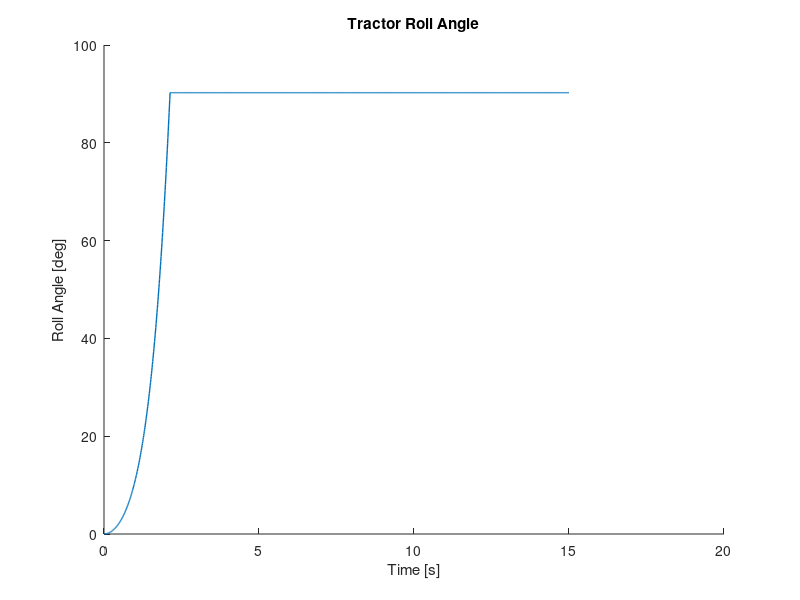

MATLAB code to generate this figure: (Note: this script raises an error after producing the figure.)

% 7/15/21
% S. Krug
% Notes:
%
% 7/15/21 - Initial start
%

clear all
close all
clc

%% Time Series Parameters
sampling_freq_hz = 100; %hz
total_run_time_s =15; % sec
time_s = linspace(0, total_run_time_s, sampling_freq_hz*total_run_time_s)';
%% Inputs
% Aero Calcs
%use allowable windspeed table as inputs for aero calculation?
sim_rollover_angle_deg = 90;
start_roll_rate_dps = 0;
start_roll_angle_deg = 0;

v_mph = 140;
v_mps = v_mph*0.44704;
rho_kgpm3 = 1.225;
TRAC_Cd = 1.5;
TRAC_A_m2 = 15;

TRAC_Fd_N = 0.5*rho_kgpm3*(v_mps^2)*TRAC_Cd*TRAC_A_m2;

%% Mass Properties
g_mps2 = 9.81;
%Tractor
TRAC_height_cg_m = 1.1;
TRAC_mass_kg = 6970;
TRAC_inertia_roll_kgm2 = 37500;
TRAC_trackwidth_m = 2.53;
TRAC_height_cp_m = 1.925;
TRAC_force_drag_N = TRAC_Fd_N;
TRAC_force_weight_N = g_mps2*TRAC_mass_kg;

%% Variables & Inputs
%Tractor
TRAC_d_cg_y_m_i = TRAC_height_cg_m;
TRAC_d_cg_x_m_i = TRAC_trackwidth_m/2;
TRAC_theta_cg_rad_i = atan(TRAC_d_cg_x_m_i/TRAC_d_cg_y_m_i);

TRAC_d_cp_y_m_i = TRAC_height_cp_m;
TRAC_d_cp_x_m_i = TRAC_trackwidth_m/2;
TRAC_theta_cp_rad_i = atan(TRAC_d_cp_x_m_i/TRAC_d_cp_y_m_i);
%Inertias
TRAC_r_cg_m = TRAC_d_cg_x_m_i/(sin(TRAC_theta_cg_rad_i));
TRAC_I_pat_kgm2 = TRAC_inertia_roll_kgm2 + TRAC_mass_kg*TRAC_r_cg_m^2; %use this inertia

%Radii to calculate d_cg_x_m and d_cp_y_m during dynamic motion
TRAC_r_cp_m = TRAC_d_cp_x_m_i/(sin(TRAC_theta_cp_rad_i));
%% Initialize vars
TRAC_tq_nm = zeros(length(time_s),1);
TRAC_d_cg_x_m = zeros(length(time_s),1);
TRAC_d_cp_y_m = zeros(length(time_s),1);
TRAC_alpha_rps2 = zeros(length(time_s),1);

TRAC_theta_cg_rad = zeros(length(time_s),1);
TRAC_theta_cp_rad = zeros(length(time_s),1);
TRAC_theta_cg_rad(1) = TRAC_theta_cg_rad_i; %first angle is static angle
TRAC_theta_cp_rad(1) = TRAC_theta_cp_rad_i; %first angle is static angle

tractor_torque = zeros(length(time_s),1);


TRAC_d_cg_y_m = zeros(length(time_s),1);
deltaH = zeros(length(time_s),1);
deltaTheta = zeros(length(time_s),1);
deltaOmega_rps = zeros(length(time_s),1);
omega_E_rps = zeros(length(time_s),1);
PE_added_kgm2ps2 = zeros(length(time_s),1);
kinetic_energy_kgm2ps2 = zeros(length(time_s),1);
deltaKE_kgm2ps2 = zeros(length(time_s),1);
omega_energy_rps = zeros(length(time_s),1);
KE_total_kgm2ps2 = zeros(length(time_s),1);
PE_total_kgm2ps2 = zeros(length(time_s),1);

%% Main Loop Start at Initial Rate
TRAC_omega_rps = zeros(length(time_s),1);
TRAC_omega_rps(1) = start_roll_rate_dps/57.29;
TRAC_roll_angle_rad = zeros(length(time_s),1);
TRAC_roll_angle_rad(1) = start_roll_angle_deg/57.29; %first angle is static angle

for t = 1:length(time_s) - 1
    
    dt = time_s(t+1) - time_s(t);
    TRAC_d_cg_x_m(t) = sin(TRAC_theta_cg_rad(t))*TRAC_r_cg_m; %new moment arm for new cg torque
    TRAC_d_cp_y_m(t) = cos(TRAC_theta_cp_rad(t))*TRAC_r_cp_m; %new moment arm for cp torque
    tractor_torque(t) = (TRAC_force_drag_N*TRAC_d_cp_y_m(t))-(TRAC_force_weight_N*TRAC_d_cg_x_m(t));
    
    if TRAC_roll_angle_rad(t)*57.29 < 0 % if angle of truck is below ground, stop
        break
    end
    %% Euler Time Step Calc
    TRAC_alpha_rps2(t+1) = tractor_torque(t)/TRAC_I_pat_kgm2;
    TRAC_omega_rps(t+1) = TRAC_omega_rps(t)+TRAC_alpha_rps2(t+1)*dt;
    TRAC_roll_angle_rad(t+1) = TRAC_roll_angle_rad(t)+TRAC_omega_rps(t+1)*dt;
    %% Energy Calc Check 
    TRAC_d_cg_y_m(t) = cos(TRAC_theta_cg_rad(t))*TRAC_r_cg_m; %cg height
    deltaH(1) = 0;
    if t > 1
        
        deltaTheta(t) = TRAC_roll_angle_rad(t) - TRAC_roll_angle_rad(t-1);
        deltaH(t) = TRAC_d_cg_y_m(t) - TRAC_d_cg_y_m(t-1); %cg goes up, potential energy goes up. cg goes down, energy goes down
       
        PE_added_kgm2ps2(t) = TRAC_mass_kg*g_mps2*deltaH(t) + tractor_torque(t)*deltaTheta(t); %total energy added in this torque time step
        PE_total_kgm2ps2(t) = PE_total_kgm2ps2(t-1) + PE_added_kgm2ps2(t); %new total PE. previous plus new increment

%         kinetic_energy_kgm2ps2(t) = potential_energy_kgm2ps2(t);
%         kinetic_energy_kgm2ps2(t) = .5*TRAC_I_pat_kgm2*TRAC_omega_rps(t);
        deltaKE_kgm2ps2(t) =  PE_total_kgm2ps2(t) - PE_total_kgm2ps2(t-1); %new total PE, minus previous total PE

        KE_total_kgm2ps2(t) = deltaKE_kgm2ps2(t) + KE_total_kgm2ps2(t-1); %old total energy plus new delta in energy

        omega_energy_rps(t) = sqrt(2*KE_total_kgm2ps2(t)/TRAC_I_pat_kgm2); %calculate new omega based on total energy input into system
        
%         omega_energy_rps(t) = omega_rps(t) + omega_rps(t-1); %previous omega plus new omega
        
%  - .5*TRAC_I_pat_kgm2*TRAC_omega_rps(t-1);
%         delta_omega
        
%       deltaTheta(t) = abs(TRAC_theta_cg_rad(t)-TRAC_theta_cg_rad(t-1));
        
%         deltaOmega_rps(t) =sqrt( 2*( (TRAC_mass_kg*g_mps2*deltaH(t)) + (tractor_torque(t)*deltaTheta(t)) )/...
%             (TRAC_I_pat_kgm2) );
        
        %new energy delta, back calculate delta omega
%         omega_E_rps(t+1) = omega_E_rps(t) + deltaOmega_rps(t);
        
        
    end
    
    %% Iterate to new angles
    TRAC_theta_cg_rad(t+1) = TRAC_theta_cg_rad(1) - TRAC_roll_angle_rad(t+1);
    TRAC_theta_cp_rad(t+1) = TRAC_theta_cp_rad(1) - TRAC_roll_angle_rad(t+1);
    
    if TRAC_roll_angle_rad(t+1)*57.29 > sim_rollover_angle_deg
        TRAC_roll_angle_rad(t+1:end) =TRAC_roll_angle_rad(t+1);
        break
    end
end
% deltaH = abs(max(TRAC_d_cg_y_m) -TRAC_d_cg_y_m(1));
% deltaTheta = abs(TRAC_theta_cg_rad(t)-(TRAC_theta_cg_rad(1)));
% tractor_tq_avg = mean(tractor_torque(1):tractor_torque(t));
% deltaOmega_rps =sqrt( 2*( (TRAC_mass_kg*g_mps2*deltaH) + (tractor_tq_avg*deltaTheta) )/...
%     (TRAC_I_pat_kgm2) );
% deltaOmega_dps = deltaOmega_rps*57.29;

hold on
figure(1)
plot(time_s, TRAC_roll_angle_rad*57.29,'LineWidth',1);
xlabel('Time [s]')
ylabel('Roll Angle [deg]')
title('Tractor Roll Angle')
Plotter(1);
hold on


hold on
figure(2)
plot(time_s, TRAC_omega_rps*57.29,'LineWidth',1);
xlabel('Time [s]')
ylabel('Roll Rate [deg/s]')
title('Tractor Roll Rate')
Plotter(1);
hold on

hold on
figure(3)
plot(time_s, omega_energy_rps*57.29,'LineWidth',1);
xlabel('Time [s]')
ylabel('Roll Rate, Energy [deg/s]')
title('Tractor Roll Rate')
Plotter(1);
hold on

hold on
figure(4)
plot(time_s, omega_energy_rps*57.29, time_s, TRAC_omega_rps*57.29)
xlabel('Time [s]')
ylabel('Roll Rate, Energy [deg/s]')
legend({'Energy Based Rate',' Euler Time Step Rate'})
title('Tractor Roll Rate')
xlim([0 4])
Plotter(1);
hold on




